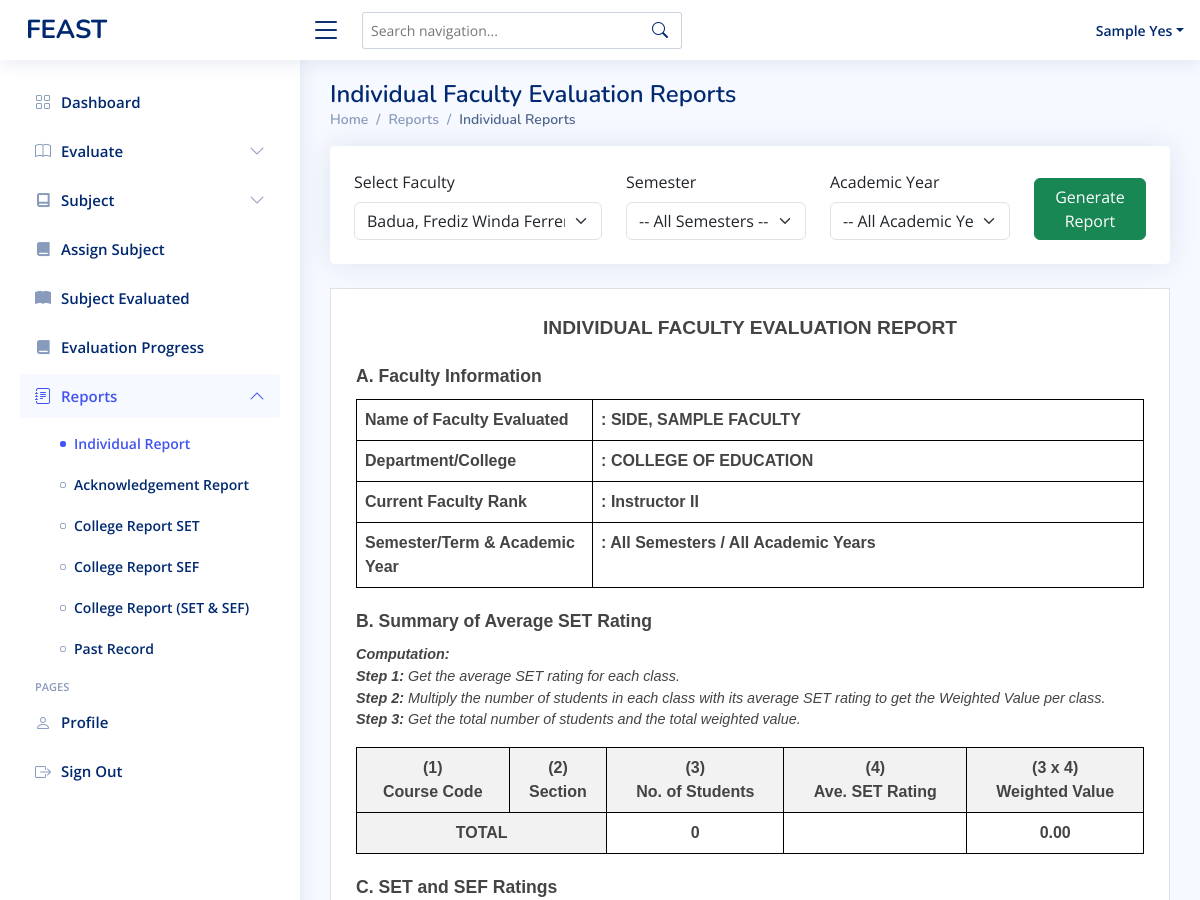
/admin-individualreport.php?faculty_id=00919 (signed in, upper part), run on an earlier commit of the app's database.
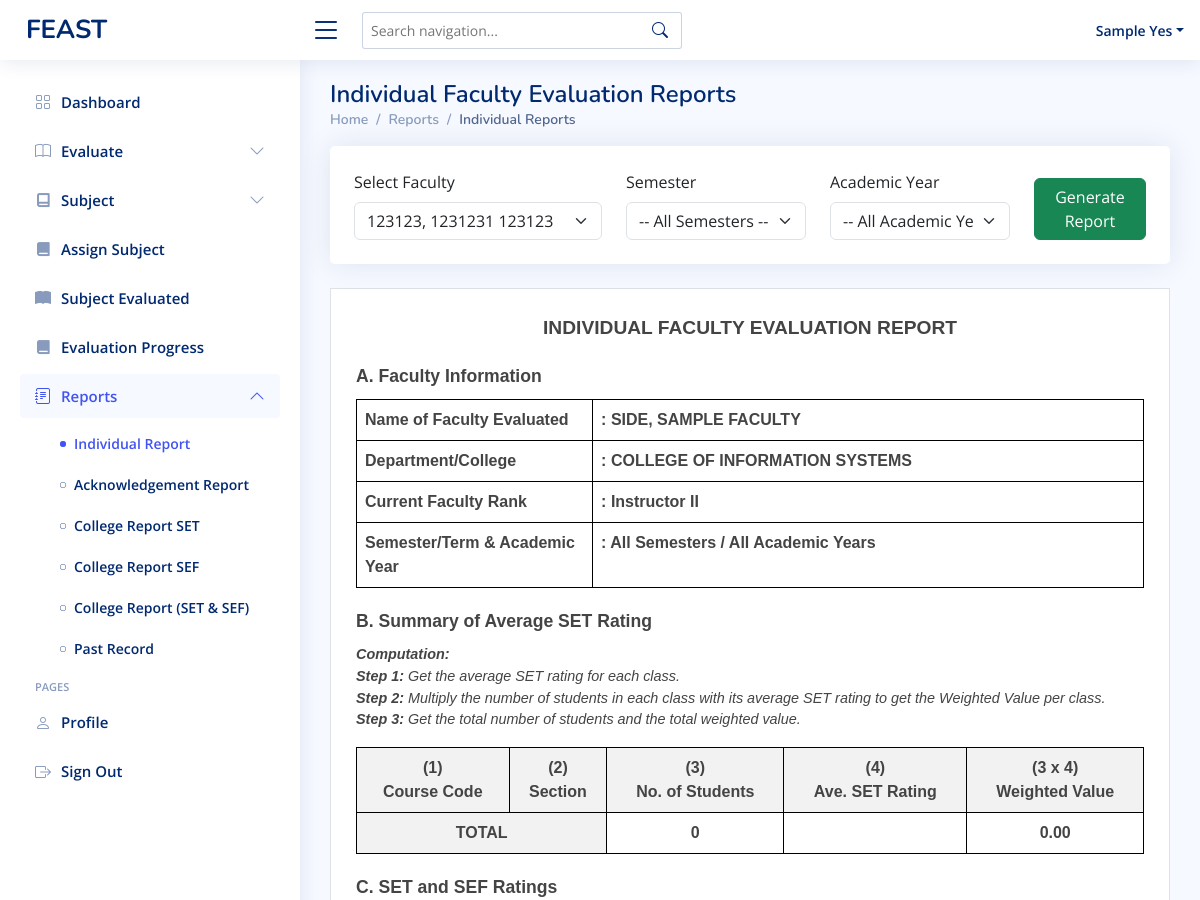
And on a later commit of the database.
### tables this page shows
CREATE TABLE `faculty` (
  `idnumber` varchar(11) NOT NULL,
  `first_name` varchar(50) NOT NULL,
  `mid_name` varchar(50) NOT NULL,
  `last_name` varchar(50) NOT NULL,
  `password` varchar(255) DEFAULT NULL,
  `department` varchar(255) DEFAULT NULL,
  `program` varchar(255) DEFAULT NULL,
  `faculty_rank` varchar(50) DEFAULT NULL,
  `role` varchar(50) NOT NULL DEFAULT 'faculty',
  `status` varchar(11) NOT NULL DEFAULT 'active'
);

### admin-individualreport.php (the view, shortened to what the changed rows need)
<?php
include 'conn/conn.php';
$admin_id = $_SESSION['idnumber'];
$admin_assignments = [];
$stmt_admin_dept = $conn->prepare("SELECT department_name, program_name FROM admin_departments WHERE admin_idnumber = ?");
if ($stmt_admin_dept) {
    $stmt_admin_dept->bind_param("s", $admin_id);
    $stmt_admin_dept->execute();
    $result = $stmt_admin_dept->get_result();
    while ($row = $result->fetch_assoc()) {
        $admin_assignments[] = $row;
    }
}
$selected_faculty_id = $_GET['faculty_id'] ?? '';
$selected_semester = $_GET['semester'] ?? '';
$selected_academic_year = $_GET['academic_year'] ?? '';
$faculty_query_parts = [];
$params = [];
$types = "";
foreach ($admin_assignments as $assignment) {
    $faculty_query_parts[] = "(department = ? AND program = ?)";
    $params[] = $assignment['department_name'];
    $params[] = $assignment['program_name'];
    $types .= "ss";
}
$faculty_where_sql = implode(' OR ', $faculty_query_parts);
$faculty_query = "SELECT idnumber, first_name, mid_name, last_name FROM faculty
                  WHERE ($faculty_where_sql)
                  ORDER BY last_name ASC";
$faculty_list_stmt = $conn->prepare($faculty_query);
$faculty_list_stmt->bind_param($types, ...$params);
$faculty_list_stmt->execute();
$faculty_list_result = $faculty_list_stmt->get_result();
?>
<!DOCTYPE html>
<html lang="en">
<head>
  <?php include 'head.php' ?>
</head>
<body>
  <main id="main" class="main">
    <div class="pagetitle no-print">
      <h1>Individual Faculty Evaluation Reports</h1>
    </div>
    <div class="card p-4 mb-4 no-print">
      <form method="GET" action="">
        <div class="row align-items-end">
          <div class="col-md-4">
            <label for="faculty_id" class="form-label">Select Faculty</label>
            <select class="form-select" name="faculty_id" id="faculty_id" required>
              <?php while ($row = $faculty_list_result->fetch_assoc()):
                $full_name = htmlspecialchars($row['last_name'] . ', ' . $row['first_name'] . ' ' . $row['mid_name']);
                $selected = ($selected_faculty_id == $row['idnumber']) ? "selected" : "";
                echo "<option value='{$row['idnumber']}' $selected>$full_name</option>";
              endwhile; ?>
            </select>
          </div>
        </div>
      </form>
    </div>
    <?php if (!empty($selected_faculty_id)): ?>
      <?php
      $stmt = $conn->prepare("SELECT last_name, first_name, mid_name, department, faculty_rank FROM faculty WHERE idnumber = ?");
      $stmt->bind_param("s", $selected_faculty_id);
      $stmt->execute();
      $stmt->bind_result($lname, $fname, $mname, $department, $faculty_rank);
      $faculty_name = strtoupper("$lname, $fname $mname");
      $term_display = ($selected_semester ?: "All Semesters") . " / " . ($selected_academic_year ?: "All Academic Years");
      $total_students = 0;
      $total_weighted_value = 0;
      ?>
      <div class="report-container">
        <div class="report-header">INDIVIDUAL FACULTY EVALUATION REPORT</div>
        <div class="section-title">A. Faculty Information</div>
        <table class="report-table info-table">
          <tr>
            <th>Name of Faculty Evaluated</th>
            <td>: <?= htmlspecialchars($faculty_name) ?></td>
          </tr>
          <tr>
            <th>Department/College</th>
            <td>: <?= htmlspecialchars($department) ?></td>
          </tr>
          <tr>
            <th>Current Faculty Rank</th>
            <td>: <?= htmlspecialchars($faculty_rank) ?></td>
          </tr>
          <tr>
            <th>Semester/Term & Academic Year</th>
            <td>: <?= htmlspecialchars($term_display) ?></td>
          </tr>
        </table>
        <div class="section-title">B. Summary of Average SET Rating</div>
        <p style="font-size: 0.9em; font-style: italic;">
          <b>Computation:</b><br>
          <b>Step 1:</b> Get the average SET rating for each class.<br>
          <b>Step 2:</b> Multiply the number of students in each class with its average SET rating to get the Weighted Value per class.<br>
          <b>Step 3:</b> Get the total number of students and the total weighted value.
        </p>
        <table class="report-table summary-table">
          <thead>
            <tr>
              <th>(1)<br>Course Code</th>
              <th>(2)<br>Section</th>
              <th>(3)<br>No. of Students</th>
              <th>(4)<br>Ave. SET Rating</th>
              <th>(3 x 4)<br>Weighted Value</th>
            </tr>
          </thead>
          <tbody>
            <tr class="total-row">
              <th colspan="2">TOTAL</th>
              <td><?= $total_students ?></td>
              <td></td>
              <td><?= number_format($total_weighted_value, 2) ?></td>
            </tr>
          </tbody>
        </table>
        <div class="section-title">C. SET and SEF Ratings</div>
      </div><?php endif; ?>
  </main>
</body>
</html>

What changed in the data, as far as the page shows it:
changed faculty "SIDE, SAMPLE FACULTY": department "COLLEGE OF EDUCATION" → "COLLEGE OF INFORMATION SYSTEMS"
Also different on the page:
form field faculty_id: "Badua, Frediz Winda Ferrer" → "123123, 1231231 123123"
